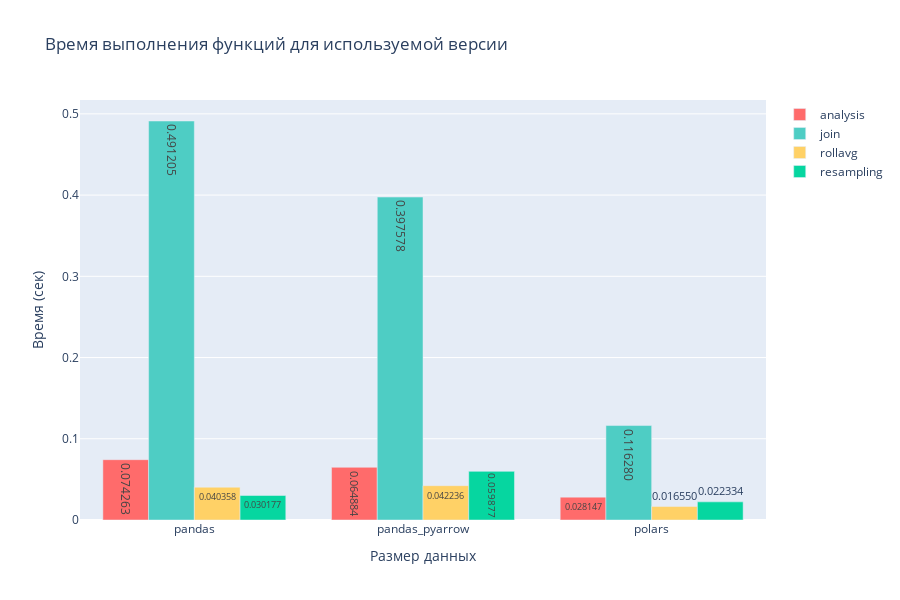

Write notebook code for a chart like this one.
### Code cell
# Создаем график для времени выполнения
fig_time = go.Figure()

# Цвета для функций
colors = {
    'analysis': '#FF6B6B',
    'join': '#4ECDC4',
    'rollavg': '#FFD166',
    'resampling': '#06D6A0',
}

# Добавляем trace для каждой функции
for func in benchmark_pandas_pyarrow_polars_df['operation'].unique():
    func_data = benchmark_pandas_pyarrow_polars_df[benchmark_pandas_pyarrow_polars_df['operation'] == func]
    fig_time.add_trace(go.Bar(
        name=func,
        x=func_data['version'],
        y=func_data['avg_time'],
        marker_color=colors.get(func, 'gray'),
        text=[f'{t:.6f}' for t in func_data['avg_time']],
        textposition='auto',
    ))

fig_time.update_layout(
    title='Время выполнения функций для используемой версии',
    xaxis_title='Размер данных',
    yaxis_title='Время (сек)',
    barmode='group',
    height=600,
    showlegend=True
)

fig_time.show()

### Figure 1 — Plotly figure (JSON) as saved in the notebook; plotly's stock layout.template omitted (floating-point values rounded to 4 significant figures)
{"data": [{"marker": {"color": "#FF6B6B"}, "name": "analysis", "text": ["0.074263", "0.064884", "0.028147"], "textposition": "auto", "type": "bar", "x": ["pandas", "pandas_pyarrow", "polars"], "y": [0.07426, 0.06488, 0.02815]}, {"marker": {"color": "#4ECDC4"}, "name": "join", "text": ["0.491205", "0.397578", "0.116280"], "textposition": "auto", "type": "bar", "x": ["pandas", "pandas_pyarrow", "polars"], "y": [0.4912, 0.3976, 0.1163]}, {"marker": {"color": "#FFD166"}, "name": "rollavg", "text": ["0.040358", "0.042236", "0.016550"], "textposition": "auto", "type": "bar", "x": ["pandas", "pandas_pyarrow", "polars"], "y": [0.04036, 0.04224, 0.01655]}, {"marker": {"color": "#06D6A0"}, "name": "resampling", "text": ["0.030177", "0.059877", "0.022334"], "textposition": "auto", "type": "bar", "x": ["pandas", "pandas_pyarrow", "polars"], "y": [0.03018, 0.05988, 0.02233]}], "layout": {"barmode": "group", "height": 600, "showlegend": true, "title": {"text": "Время выполнения функций для используемой версии"}, "xaxis": {"title": {"text": "Размер данных"}}, "yaxis": {"title": {"text": "Время (сек)"}}}}
